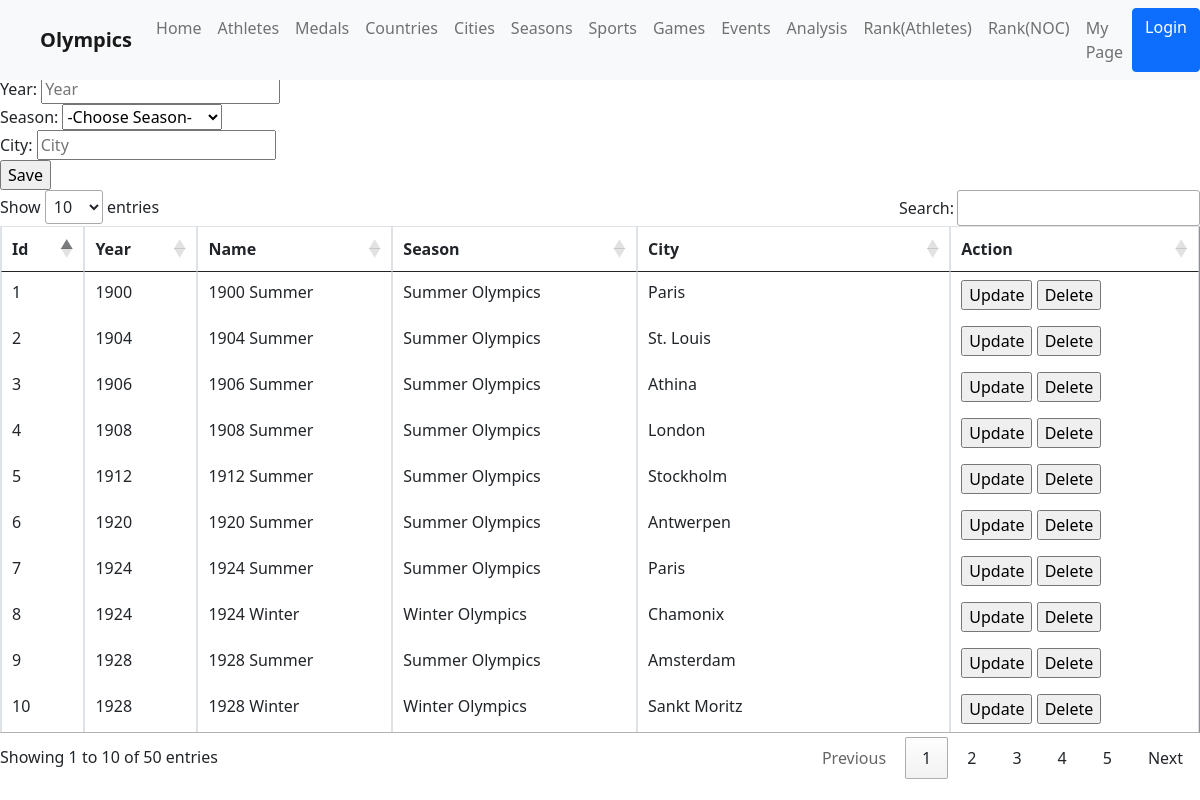
The page /Games.php on the database its author committed.
### tables this page shows
CREATE TABLE `games` (
  `id` int(11) NOT NULL,
  `name` varchar(100) NOT NULL,
  `year` int(4) NOT NULL,
  `Season_id` int(11) NOT NULL,
  `city` varchar(100) NOT NULL
);

CREATE TABLE Season (
    id INTEGER(6) PRIMARY KEY NOT NULL,
    name VARCHAR(30) NOT NULL
    );

### Games.php (the view, shortened to what this page needs)
<?php
    include_once 'dbh.inc.php';
?>
<?php require('components/head.inc.php'); ?>
<?php include('components/navbar.inc.php'); ?>
<?php
	$id = filter_input(INPUT_GET, "id");
	$cmd = filter_input(INPUT_GET, "cmd");
?>
<!DOCTYPE html>
<html lang="en">
<head>
     <link rel="stylesheet" href="css/bootstrap.css">
     <link rel="stylesheet" type="text/css" href="https://cdn.datatables.net/1.11.3/css/jquery.dataTables.min.css">
</head>
<body>
<form method="post" action="">
<?php
if(isset($id) && isset($cmd) && $cmd == "upd")
{
	if($cmd == "upd")
	{
		?>
		<fieldset>
		<legend>Update</legend>
		<div>
			Name:
			<input type="hidden" name="id" value="<?php echo $id; ?>" />
			<input type="text" placeholder="Name" name="name" value="<?php echo $name; ?>" />
		</div>
		<div>
			Year:
			<input type="text" placeholder="Year" name="year" value="<?php echo $year; ?>" />
		</div>
		<div>
			Season:
			<select name="season">
				<option>-Choose Season-</option>
			<?php
			$sql = "SELECT * FROM season";
			$result3 = mysqli_query($conn, $sql);
			while($row3 = mysqli_fetch_assoc($result3))
			{
				if($row3['id'] == $season)
				{
					echo "<option value='".$row3['id']."' selected>".$row3['name']."</option>";
				}
				else
				{
					echo "<option value='".$row3['id']."'>".$row3['name']."</option>";
				}
			}
			?>
			</select>
		</div>
		<div>
			City:
			<input type="text" placeholder="City" name="city" value="<?php echo $city; ?>" />
		</div>
		<input type="submit" value="Update" name="btnUpdate" />
		</fieldset>
		<?php
	}
}
else
{
?>
<fieldset>
<legend>Insert</legend>
<div>
</div>
<div>
	Year:
	<input type="text" placeholder="Year" name="year" />
</div>
<div>
	Season:
	<select name="season">
		<option>-Choose Season-</option>
	</select>
</div>
<div>
	City:
	<input type="text" placeholder="City" name="city" />
</div>
<input type="submit" value="Save" name="btnSave" />
</fieldset>
<?php
}
?>
</form>
<?php
     $sql = "SELECT games.*, season.name AS season_name FROM `games` INNER JOIN `season` ON `season`.id = `games`.Season_id";
     $result = mysqli_query($conn, $sql);
     $resultCheck = mysqli_num_rows($result);
     if($resultCheck > 0){
          echo "<table class = \"table table-bordered\" border = \"1\" align = \"center\">";
          echo "<thead class=\"thead-dark\">";
          echo "<tr>";
          echo "<th scope=\"col\">Id</th>";
          echo "<th scope=\"col\">Year</th>";
          echo "<th scope=\"col\">Name</th>";
          echo "<th scope=\"col\">Season</th>";
          echo "<th scope=\"col\">City</th>";
          echo "<th scope=\"col\">Action</th>";
          echo "</tr>";
          echo "</thead>";
          echo "<tbody>";
          while($row = mysqli_fetch_assoc($result)){
               echo "<tr border = \"1\">" .
               "<td>" . $row['id'] . "</td>" .
               "<td>" . $row['year'] . "</td>".
               "<td>" . $row['name'] . "</td>" .
               "<td>" . $row['season_name'] . "</td>".
               "<td>" . $row['city'] . "</td>".
               "<td><input type='button' value='Update' onclick='updateGames(".$row['id'].")'/>
			   <input type='button' value='Delete' onclick='deleteGames(".$row['id'].")'/>
			   </td>".
               "</tr>";
          }
          echo "</tbody>";
          echo "</table>";
     }
?>
</body>
</html>

### css/styles.css (style rules this page uses)
html, body { height: 100%; font-size: 1rem; font-family: "Montserrat", sans-serif; }

### rows shown on the page
games: id "1", year "1900", name "1900 Summer", Season.name "Summer Olympics", city "Paris"
games: id "2", year "1904", name "1904 Summer", Season.name "Summer Olympics", city "St. Louis"
games: id "3", year "1906", name "1906 Summer", Season.name "Summer Olympics", city "Athina"
games: id "4", year "1908", name "1908 Summer", Season.name "Summer Olympics", city "London"
games: id "5", year "1912", name "1912 Summer", Season.name "Summer Olympics", city "Stockholm"
games: id "6", year "1920", name "1920 Summer", Season.name "Summer Olympics", city "Antwerpen"
games: id "7", year "1924", name "1924 Summer", Season.name "Summer Olympics", city "Paris"
games: id "8", year "1924", name "1924 Winter", Season.name "Winter Olympics", city "Chamonix"
games: id "9", year "1928", name "1928 Summer", Season.name "Summer Olympics", city "Amsterdam"
games: id "10", year "1928", name "1928 Winter", Season.name "Winter Olympics", city "Sankt Moritz"
